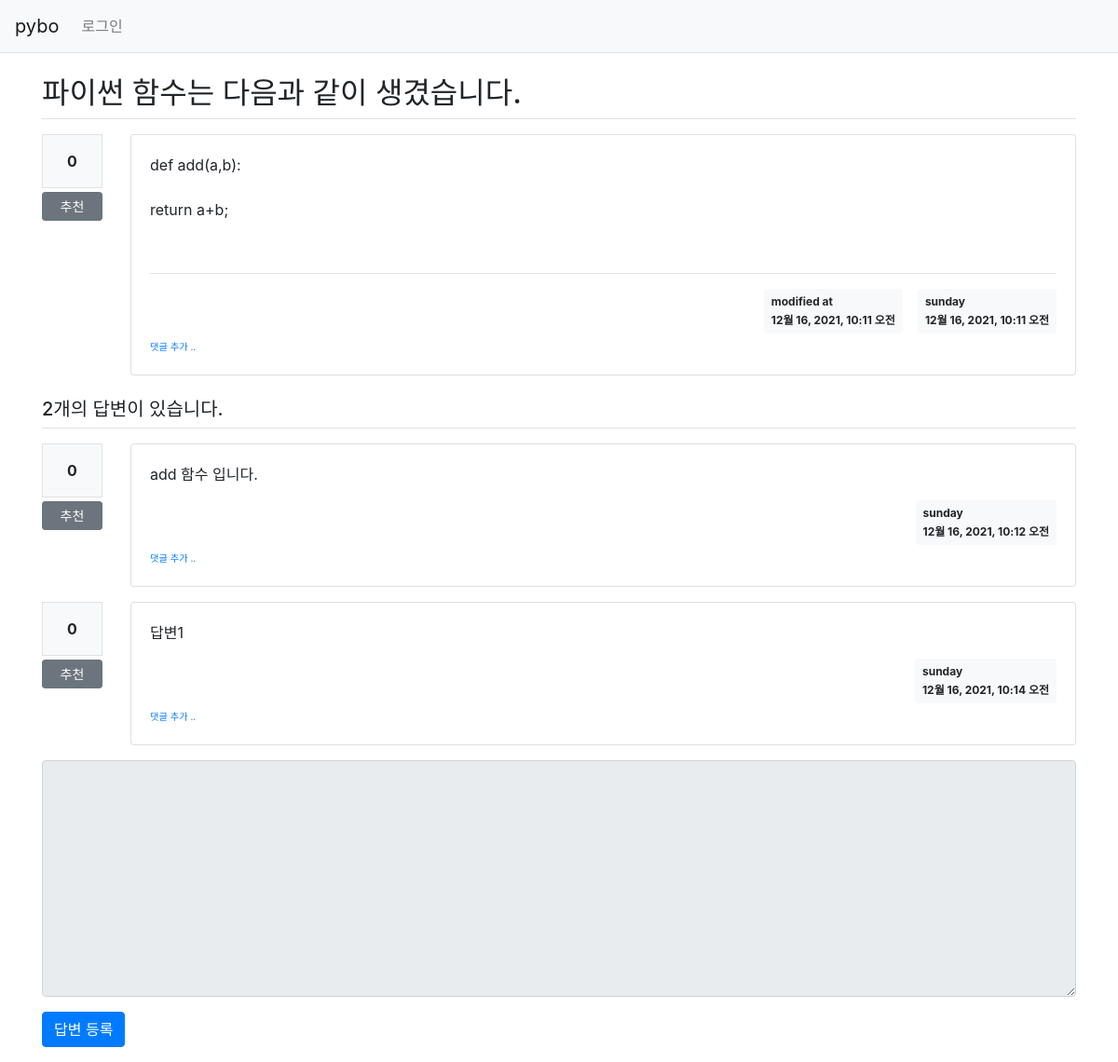
Screenshot of /pybo/314/ with the database file from the repository.
### pybo/models.py (models this page shows, shortened)
class Question(models.Model):
    subject = models.CharField(max_length=200)
    content = models.TextField()
    author = models.ForeignKey(User, on_delete=models.CASCADE, related_name='author_question')
    create_date = models.DateTimeField()
    modify_date = models.DateTimeField(null=True, blank=True)
    voter = models.ManyToManyField(User, related_name='voter_question')

class Answer(models.Model):
    question = models.ForeignKey(Question, on_delete=models.CASCADE)
    content = models.TextField()
    author = models.ForeignKey(User, on_delete=models.CASCADE, related_name='author_answer')
    create_date = models.DateTimeField()
    modify_date = models.DateTimeField(null=True, blank=True)
    voter = models.ManyToManyField(User, related_name='voter_answer')

### pybo/views/base_views.py (the view)
# urls.py: path('<int:question_id>/', base_views.detail, name='detail'),
def detail(request, question_id):
    question = get_object_or_404(Question, pk=question_id)
    context = {'question': question}
    return render(request, 'pybo/question_detail.html', context)

### pybo/templatetags/pybo_filter.py (called while the page is built)
@register.filter()
def mark(value):
    extensions = ["nl2br", "fenced_code"]
    return mark_safe(markdown.markdown(value, extensions=extensions))

### templates/pybo/question_detail.html (shortened to what this page needs)
{% extends 'base.html' %}
{% load pybo_filter %}
{% block content %}
<div class="container my-3">
    <h2 class="border-bottom py-2">{{ question.subject }}</h2>
    <div class="row my-3">
        <div class="col-1">
            <div class="bg-light text-center p-3 border font-weight-bolder mb-1">{{question.voter.count}}</div>
            <a href="#" data-uri="{% url 'pybo:vote_question' question.id  %}"
               class="recommend btn btn-sm btn-secondary btn-block my-1">추천</a>
        </div>
        <div class="col-11">
            <div class="card">
                <div class="card-body">
                    <div class="card-text" style="white-space: pre-line;">{{ question.content|mark }}</div>
                    <div class="d-flex justify-content-end">
                        {% if question.modify_date %}
                        <div class="badge badge-light p-2 text-left mx-3">
                            <div class="mb-2">modified at</div>
                            <div>{{ question.modify_date }}</div>
                        </div>
                        {% endif %}
                        <div class="badge badge-light p-2 text-left">
                            <div class="mb-2">{{ question.author.username }}</div>
                            <div>{{ question.create_date }}</div>
                        </div>
                    </div>
                    <div>
                        <a href="{% url 'pybo:comment_create_question' question.id  %}"
                           class="small"><small>댓글 추가 ..</small></a>
                    </div>
                </div>
            </div>
        </div>
    </div>
    <h5 class="border-bottom my-3 py-2">{{question.answer_set.count}}개의 답변이 있습니다.</h5>
    {% for answer in question.answer_set.all %}
    <div class="row my-3">
        <div class="col-1">
            <div class="bg-light text-center p-3 border font-weight-bolder mb-1">{{answer.voter.count}}</div>
            <a href="#" data-uri="{% url 'pybo:vote_answer' answer.id  %}"
                class="recommend btn btn-sm btn-secondary btn-block my-1">추천</a>
        </div>
        <div class="col-11">
            <div class="card">
                <div class="card-body">
                    <div class="card-text" style="white-space: pre-line;">{{ answer.content|mark }}</div>
                    <div class="d-flex justify-content-end">
                        <div class="badge badge-light p-2 text-left">
                            <div class="mb-2">{{ answer.author.username }}</div>
                            <div>{{ answer.create_date }}</div>
                        </div>
                    </div>
                    <div>
                        <a href="{% url 'pybo:comment_create_answer' answer.id  %}"
                           class="small"><small>댓글 추가 ..</small></a>
                    </div>
                </div>
            </div>
        </div>
    </div>
    {% endfor %}
    <form action="{% url 'pybo:answer_create' question.id %}" method="post" class="my-3">
        <div class="form-group">
            <textarea {% if not user.is_authenticated %}disabled{% endif %}
              name="content" id="content" class="form-control" rows="10"></textarea>
        </div>
        <input type="submit" value="답변 등록" class="btn btn-primary">
    </form>
</div>
{% endblock %}

### rows the page displays
Question: subject "파이썬 함수는 다음과 같이 생겼습니다.", voter.count "0", content|mark "def add(a,b): return a+b;", modify_date "12월 16, 2021, 10:11 오전", author.username "sunday", create_date "12월 16, 2021, 10:11 오전", answer_set.count "2"
Answer: voter.count "0", content|mark "add 함수 입니다.", author.username "sunday", create_date "12월 16, 2021, 10:12 오전"
Answer: voter.count "0", content|mark "답변1", author.username "sunday", create_date "12월 16, 2021, 10:14 오전"
